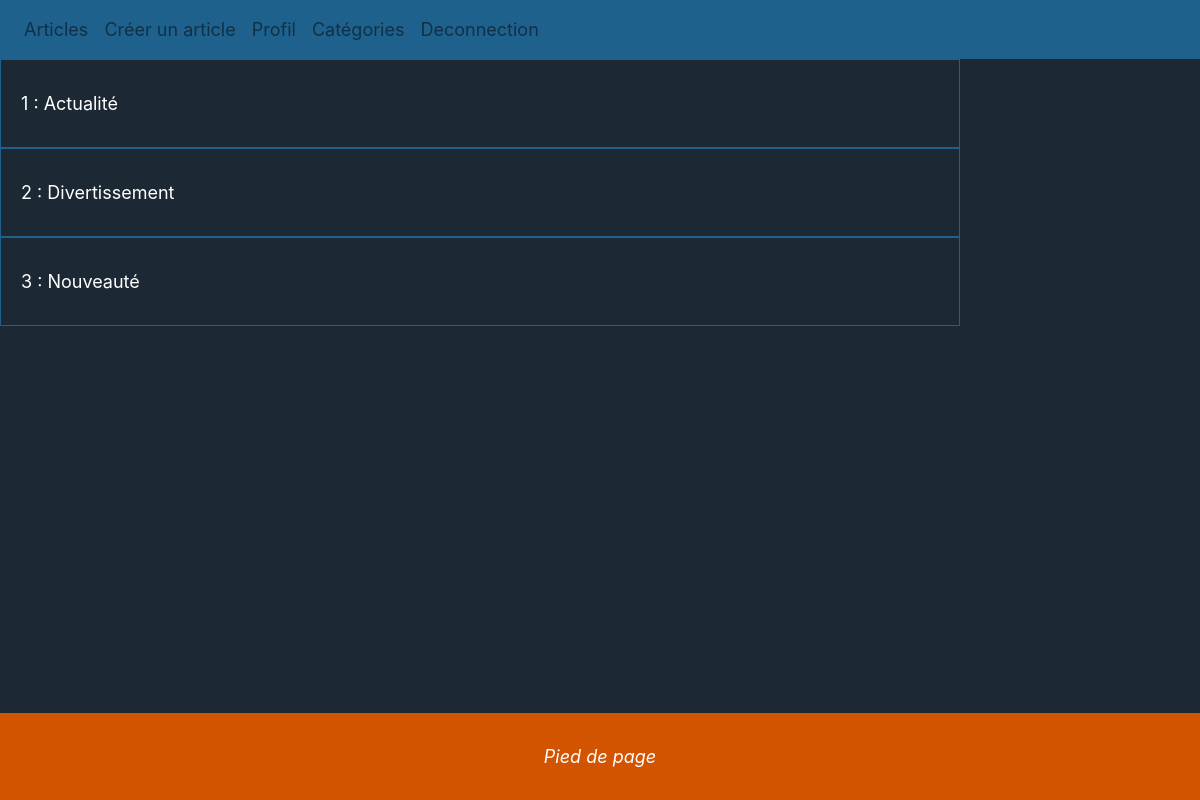
Screenshot of /admin?ac=category (signed in) with the database file from the repository.
### tables this page shows
CREATE TABLE `categories` (
  `id` int(11) NOT NULL,
  `name` varchar(255) NOT NULL
);

### Model/function.php (called while the page is built, shortened)
<?php
function connectPdo(){
    try{
        $pdo = new PDO ('mysql:host='.HOST.';dbname='.DBNAME, USER , PW , array(PDO::MYSQL_ATTR_INIT_COMMAND => 'SET NAMES utf8'));
        return $pdo ;
    }
    catch(PDOExeption $e)
    {
        echo "problème de connexion". $e->getMessage();
        return fasle ;
    }
}
function getCategories(){
    $pdo = connectPdo();
    try{
        $db = $pdo->prepare("select categories.id, categories.name from categories");
        $db->execute();
        $categories = $db->fetchALL(PDO::FETCH_OBJ);
    }catch (PDOException $e){
        echo"Erreur de connexion". $e->getMessage();
    }
    return $categories;
}

### View/category.php (the view)
<?php
foreach ($categories as $category){
    echo "<div class='comment'> $category->id : $category->name </div>";
}

### asset/css/style.css (style rules this page uses)
html { min-height: 100%; }
body { background-color:#1C2833;color :white;margin: 0; font-size:18px;position: relative; padding-bottom: 160px }
.comment { padding-bottom: 30px; padding-top: 30px; border: solid #1F618D 1px; padding-left: 20px;width: 80%; }

### rows the page displays
categories: id "1", name "Actualité"
categories: id "2", name "Divertissement"
categories: id "3", name "Nouveauté"
